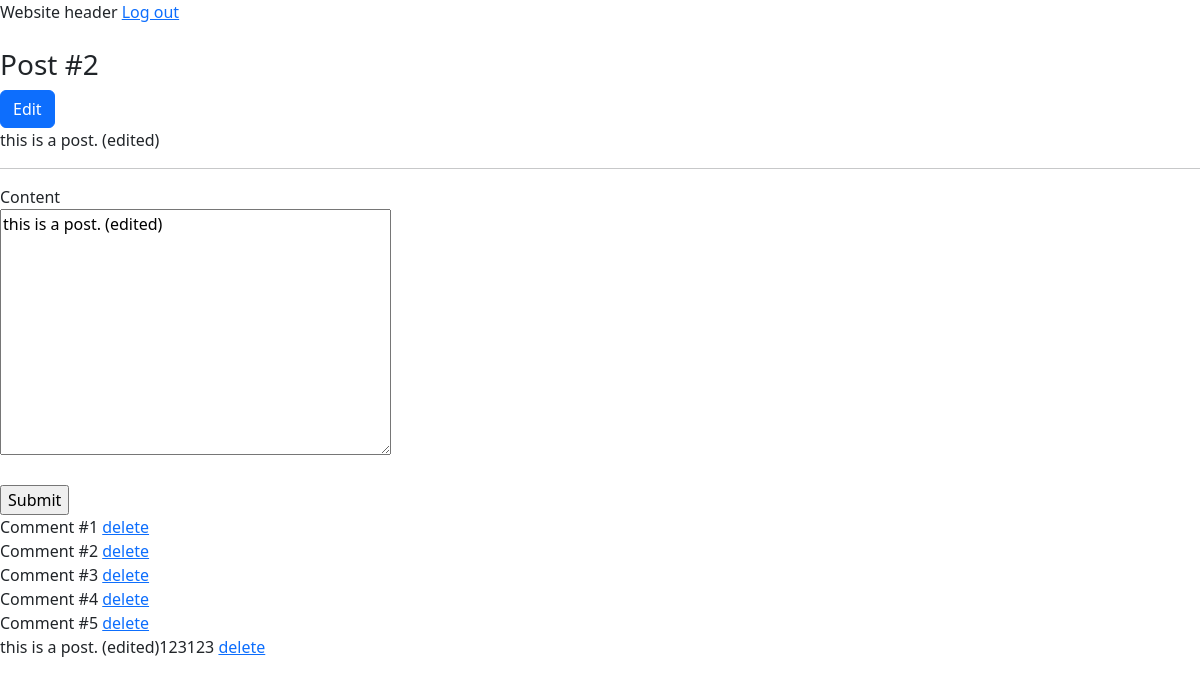
Screenshot of /post/2/ (signed in) with the database file from the repository.
### application/models/post.py (models this page shows)
class Post(TimeStampedModel):
    title = models.CharField(max_length=100)
    content = models.TextField()
    user = models.ForeignKey("application.User", on_delete=models.CASCADE, related_name="posts")  # Параметр on_delete вирішує, що буде з колонкою, якщо пов'язана колонка видаляється. model.CASCADE: Якщо видалиться user, то видаляться і пов'язані з ним пости. related_name="posts": user.posts дістане всі пов'язані пости
    objects = PostManager()  # Обираємо менеджер, який ми зробили. По замовчуваню є звичайнийй менеджер

### application/models/comment.py (models this page shows)
class Comment(TimeStampedModel):
    content = models.TextField()
    post = models.ForeignKey("application.Post", on_delete=models.CASCADE, related_name="comments")
    user = models.ForeignKey("application.User", on_delete=models.CASCADE, related_name="comments")

### application/views.py (the view)
# urls.py: path("post/<int:id>/", views.PostDetailView.as_view(), name="post_detail"),
class PostDetailView(LoginRequiredMixin, ModelFormMixin, DetailView):
    model = Post  # Модель, яка потрібна
    pk_url_kwarg = "id"  # Назва атрибуту в URL (по замовчюванню pk)
    template_name = "post_detail.html"  # HTML, який потрібен
    context_object_name = "post"  # Назва об'єкту, шо потрабить у контекст (у Jinja)
    form_class = CommentForm
    def get_form_kwargs(self):
        kwargs = super().get_form_kwargs()
        kwargs.update(
            {
                "user": self.request.user,
                "post": self.get_object()
            }
        )
        return kwargs
    def get_context_data(self, **kwargs):
        context = super().get_context_data(**kwargs)
        post = self.get_object()
        context["post_form"] = PostUpdateForm(initial={"title": post.title, "content": post.content})
        return context

### application/forms.py
class CommentForm(forms.ModelForm):
    class Meta:
        model = Comment
        fields = ["content"]
    def __init__(self, *args, **kwargs):
        user = kwargs.pop("user")
        post = kwargs.pop("post")
        super().__init__(*args, **kwargs)
        self.instance.user = user
        self.instance.post = post

class PostUpdateForm(PostAbstractForm):
    pass

### application/managers/post.py (called while the page is built)
    def get_queryset(self):  # Підвязуємо до менеджера PostQuerySet
        return PostQuerySet(self.model, using=self._db)

### application/managers/user.py (called while the page is built)
    def get_queryset(self):
        return UserQuerySet(self.model, using=self.db)

### application/templates/post_detail.html (shortened to what this page needs)
{% extends "base.html" %}
{% block content %}
  <h3>{{ post.title }}</h3>
  <button type="button" class="btn btn-primary" data-bs-toggle="modal" data-bs-target="#exampleModal">Edit</button>
  <p>{{ post.content }}</p>
  <hr>
  <form method="post" action="{% url 'create_comment' post.id %}">
    {{ form.content.label }} <br />
    {{ form.content }} <br /> <br />
    <input type="submit" value="Submit">
  </form>
  {% for comment in post.comments.all %}
    <span>{{ comment.content }}</span> <a href="{% url 'delete_comment' post.id comment.id %}">delete</a> <br />
  {% endfor %}
{% endblock %}

### rows the page displays
Post: title "Post #2", content "this is a post. (edited)"
Comment: content "Comment #1"
Comment: content "Comment #2"
Comment: content "Comment #3"
Comment: content "Comment #4"
Comment: content "Comment #5"
Comment: content "this is a post. (edited)123123"
